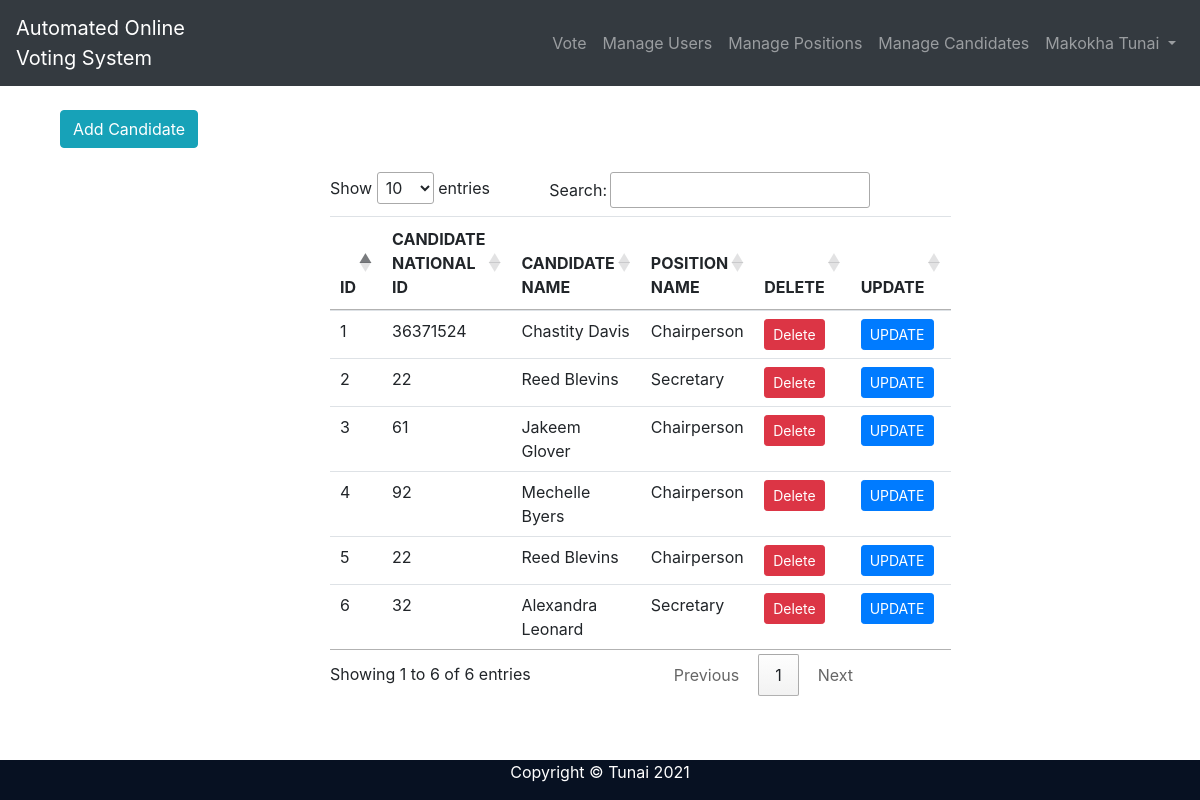
/voting-system/fetch_candidate.php (signed in), run on the app's committed database.
### tables this page shows
CREATE TABLE `candidate` (
  `id` int(5) NOT NULL,
  `user_id` int(5) NOT NULL,
  `position_id` int(5) NOT NULL
);

CREATE TABLE `user` (
  `id` int(5) NOT NULL,
  `national_id` int(6) NOT NULL,
  `names` varchar(50) NOT NULL,
  `password` varchar(100) NOT NULL,
  `email` varchar(20) NOT NULL,
  `phone_no` varchar(15) NOT NULL,
  `locality` varchar(50) NOT NULL,
  `photo` varchar(50) NOT NULL,
  `admin` tinyint(1) NOT NULL DEFAULT 0
);

CREATE TABLE `position` (
  `id` int(5) NOT NULL,
  `name` varchar(20) NOT NULL
);

### voting-system/fetch_candidate.php (the view, shortened to what this page needs)
<?php
require 'connect.php';
$sql = "SELECT user.names, user.national_id, position.name, candidate.user_id, candidate.id, candidate.position_id FROM position, user, candidate WHERE position.id = candidate.position_id and user.id = candidate.user_id";
$result = mysqli_query($con, $sql) or die(mysqli_error($con));
$rows = mysqli_fetch_all($result, 1);
?>
<!doctype html>
<html lang="en">
<head>
    <link rel="stylesheet" href="css/bootstrap.min.css">
    <link rel="stylesheet" href="https://cdn.datatables.net/1.10.24/css/jquery.dataTables.min.css">
</head>
<body>
<?php include 'nav.php'?>
<div class="container mt-4">
    <div class="col-sm-4">
        <button class="btn btn-info" onclick="window.location.href='add_candidate.php'">Add Candidate</button>
    </div>
</div>
<div class="container mt-4">
    <div class="row justify-content-center">
        <div class="col-sm-6">
            <table class="table" id="example">
                <thead>
                <tr>
                    <th>ID</th>
                    <th>CANDIDATE NATIONAL ID</th>
                    <th>CANDIDATE NAME</th>
                    <th>POSITION NAME</th>
                    <th>DELETE</th>
                    <th>UPDATE</th>
                </tr>
                </thead>
                <tbody>
                <?php $counter = 1 ?>
                <?php foreach ($rows as $candidate): ?>
                    <tr>
                        <td><?= $counter++ ?></td>
                        <td><?= $candidate["national_id"] ?></td>
                        <td><?= $candidate["names"] ?></td>
                        <td><?= $candidate["name"] ?></td>
                        <td><a class="btn btn-danger btn-sm" href="delete_candidate.php?id=<?= $candidate["id"] ?>">Delete</a></td>
                        <td><a class="btn btn-primary btn-sm" href="update_candidate.php?id=<?= $candidate["id"] ?>">UPDATE </a>
                        </td>
                    </tr>
                <?php endforeach; ?>
                </tbody>
            </table>
            <p>&nbsp;</p><br>
        </div>
    </div>
</div>
<?php include 'footer.php'?>
</body>
</html>

### data on the page
candidate: user.national_id "36371524", user.names "Chastity Davis", position.name "Chairperson"
candidate: user.national_id "22", user.names "Reed Blevins", position.name "Secretary"
candidate: user.national_id "61", user.names "Jakeem Glover", position.name "Chairperson"
candidate: user.national_id "92", user.names "Mechelle Byers", position.name "Chairperson"
candidate: user.national_id "22", user.names "Reed Blevins", position.name "Chairperson"
candidate: user.national_id "32", user.names "Alexandra Leonard", position.name "Secretary"

### other printed values
$_SESSION['names'] "Makokha Tunai"
